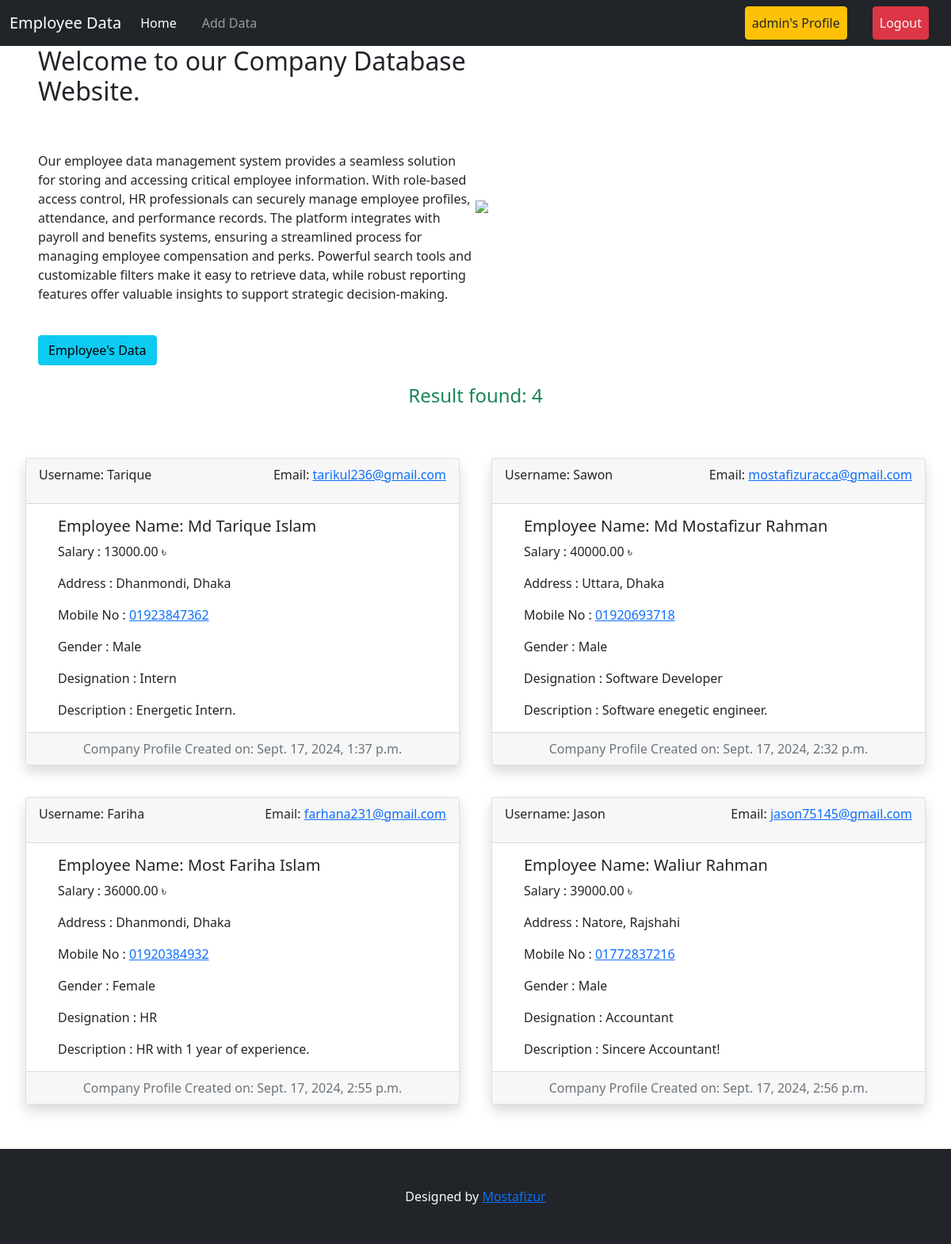
The app's page / (signed in) with its own data.
### main_data/models.py (models this page shows, shortened)
class E_data(models.Model):
  DESIGNATION_CHOICES = [
      ('Manager', 'Manager'),
      ('Accountant', 'Accountant'),
      ('HR', 'HR'),
      ('Software Developer', 'Software Developer'),
      ('Intern', 'Intern'),
  ]
  GENDER_CHOICES = [
      ('Male', 'Male'),
      ('Female', 'Female'),
  ]
  name = models.OneToOneField(User, on_delete=models.CASCADE)
  employee = models.CharField(max_length=40, blank=True, null=True)
  address = models.TextField()
  phone = models.CharField(max_length=14)
  salary = models.DecimalField(max_digits=10, decimal_places=2)
  designation = models.CharField(max_length=20, choices=DESIGNATION_CHOICES)
  gender = models.CharField(max_length=20, blank=True, choices=GENDER_CHOICES)
  created_on = models.DateTimeField(blank=True, null=True, auto_now_add=True)
  description = models.TextField(blank=True, null=True)

### main_data/views.py (the view)
# urls.py: 2. Add a URL to urlpatterns:  path('', views.home, name='home')
def home(request):
  data = E_data.objects.all()
  return render(request, 'home.html', {'data': data})

### profiles/context_processors.py (called while the page is built)
def user_data(request):
    if request.user.is_authenticated:
        try:
            data = E_data.objects.get(name=request.user)
        except E_data.DoesNotExist:
            data = None
        return {'base': data, "user": request.user}
    return {}

### main_data/templates/home.html (shortened to what this page needs)
{% extends 'base.html' %}
{% block content %}
<div class="d-flex flex-wrap px-5 align-items-center">
  <div class="col-6">
    <h2>Welcome to our Company Database Website.</h2>
    <br><br>
    <p>
      Our employee data management system provides a seamless solution for storing and accessing critical employee information. With role-based access control, HR professionals can securely manage employee profiles, attendance, and performance records. The platform integrates with payroll and benefits systems, ensuring a streamlined process for managing employee compensation and perks. Powerful search tools and customizable filters make it easy to retrieve data, while robust reporting features offer valuable insights to support strategic decision-making.
    </p>
    <br>
    <a class="btn btn-info" href="#e-data">Employee's Data</a>
  </div>
  <div class="col-6">
<img class="w-100" src="https://img.freepik.com/premium-vector/teamwork-triumph-vector-illustration-business-team_1168402-1984.jpg" />
  </div>
</div>
<div class="p-4">
  <div id="e-data" class="">
    <center><h4 class="text-success"> Result found: {{data | length}}</h4></center>
    <div class="row pt-5 gy-4">
      {% for post in data %}
      <div class="col-md-6 ">
        <div class="card shadow m-2">
          <div class="card-header">
            <div class="d-flex justify-content-between align-items-center">
              <p>Username: {{post.name.username}} </p>
              <p>Email: <a href="mailto:{{post.name.email}}">{{post.name.email}}</a> </p>
            </div>
          </div>
          <div class="card-body mx-4">
            <h5 class="card-title">Employee Name: {{post.employee}}</h5>
            <p class="card-text">Salary : {{post.salary}} ৳</p>
            <p class="card-text">Address : {{post.address}}</p>
            <p class="card-text">Mobile No : <a href="tel:5{{post.phone}}p000">{{post.phone}}</a></p>
            <p class="card-text">Gender : {{post.gender}}</p>
            <p class="card-text">Designation : {{post.designation}}</p>
            <p class="card-text">Description : {{post.description}}</p>
          </div>
          <div class="card-footer text-muted">
            <center>Company Profile Created on: {{post.created_on}}</center>
          </div>
        </div>
      </div>
      {% endfor %}
    </div>
  </div>
</div>
{% endblock %}

### templates/base.html (shortened to what this page needs)
<!DOCTYPE html>
<html lang="en">
  <head>
    <link
      href="https://cdn.jsdelivr.net/npm/bootstrap@5.0.2/dist/css/bootstrap.min.css"
      rel="stylesheet"
    />
  </head>
  <body>
    <nav class="navbar navbar-expand-lg navbar-dark bg-dark sticky-top">
      <div class="container-fluid">
        <a class="navbar-brand" href="{% url 'homepage' %}">Employee Data</a>
        <div class="collapse navbar-collapse" id="navbarSupportedContent">
          <ul class="navbar-nav me-auto mb-2 mb-lg-0">
            <li class="nav-item">
              <a
                class="nav-link active"
                aria-current="page"
                href="{% url 'homepage' %}"
                >Home</a
              >
            </li>
            {% if user %}
            {% if not base.id %}
            <li class="nav-item mx-3">
              <a
                class="nav-link"
                href="{% url 'add_data' %}"
                >Add Data</a
              >
            </li>
            {% endif %}
            {% endif %}
          </ul>
          <div class="d-flex">
            <ul class="navbar-nav me-auto mb-2 mb-lg-0">
              {% if request.user.is_authenticated %}
              <li class="nav-item mx-3">
                <a
                  class="nav-link btn btn-warning text-dark"
                  href="{% url 'profile' %}"
                  >{{user.username}}'s Profile</a
                >
              </li>
              <li class="nav-item mx-3">
                <a
                  class="nav-link btn btn-danger text-light"
                  href="{% url 'user_logout' %}"
                  >Logout</a
                >
              </li>
              {% endif %}
            </ul>
          </div>
        </div>
      </div>
    </nav>
    {% block content %} {% endblock %}
    <footer class="mt-4 py-5 bg-dark">
      <center class="text-light"> Designed by <a href="#">Mostafizur</a></center>
    </footer>
  </body>
</html>

### records on screen
E_data: name.username "Tarique", name.email "tarikul236@gmail.com", employee "Md Tarique Islam", salary "13000.00", address "Dhanmondi, Dhaka", phone "01923847362", gender "Male", designation "Intern", description "Energetic Intern.", created_on "Sept. 17, 2024, 1:37 p.m."
E_data: name.username "Sawon", name.email "mostafizuracca@gmail.com", employee "Md Mostafizur Rahman", salary "40000.00", address "Uttara, Dhaka", phone "01920693718", gender "Male", designation "Software Developer", description "Software enegetic engineer.", created_on "Sept. 17, 2024, 2:32 p.m."
E_data: name.username "Fariha", name.email "farhana231@gmail.com", employee "Most Fariha Islam", salary "36000.00", address "Dhanmondi, Dhaka", phone "01920384932", gender "Female", designation "HR", description "HR with 1 year of experience.", created_on "Sept. 17, 2024, 2:55 p.m."
E_data: name.username "Jason", name.email "jason75145@gmail.com", employee "Waliur Rahman", salary "39000.00", address "Natore, Rajshahi", phone "01772837216", gender "Male", designation "Accountant", description "Sincere Accountant!", created_on "Sept. 17, 2024, 2:56 p.m."

### other values on screen
{{ user.username }} "admin"
{{ data | length }} "4"
